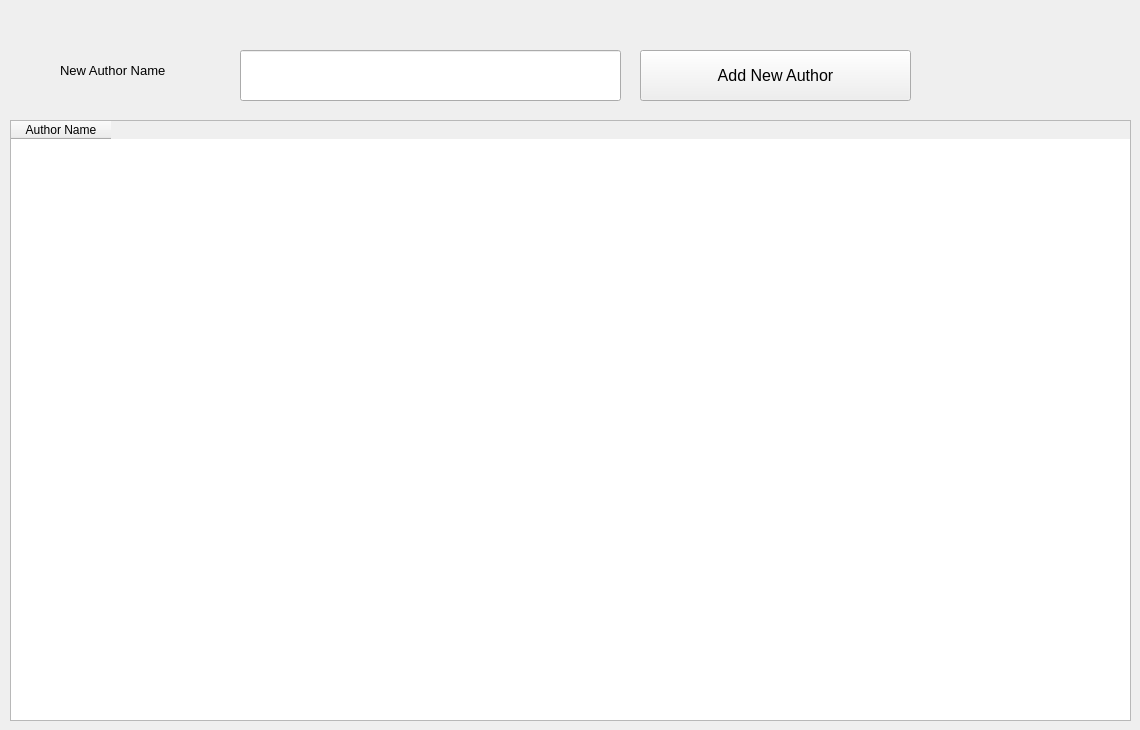
      <widget class="QWidget" name="tab_8">
       <attribute name="title">
        <string>Author</string>
       </attribute>
       <widget class="QLineEdit" name="lineEdit_20">
        <property name="geometry">
         <rect>
          <x>240</x>
          <y>50</y>
          <width>381</width>
          <height>51</height>
         </rect>
        </property>
       </widget>
       <widget class="QPushButton" name="pushButton_15">
        <property name="geometry">
         <rect>
          <x>640</x>
          <y>50</y>
          <width>271</width>
          <height>51</height>
         </rect>
        </property>
        <property name="font">
         <font>
          <family>Segoe UI</family>
          <pointsize>12</pointsize>
         </font>
        </property>
        <property name="text">
         <string>Add New Author</string>
        </property>
       </widget>
       <widget class="QLabel" name="label_27">
        <property name="geometry">
         <rect>
          <x>60</x>
          <y>60</y>
          <width>181</width>
          <height>21</height>
         </rect>
        </property>
        <property name="font">
         <font>
          <family>Segoe UI</family>
          <pointsize>10</pointsize>
         </font>
        </property>
        <property name="text">
         <string>New Author Name</string>
        </property>
       </widget>
       <widget class="QTableWidget" name="tableWidget_3">
        <property name="geometry">
         <rect>
          <x>10</x>
          <y>120</y>
          <width>1121</width>
          <height>601</height>
         </rect>
        </property>
        <property name="font">
         <font>
          <pointsize>9</pointsize>
         </font>
        </property>
        <column>
         <property name="text">
          <string>Author Name</string>
         </property>
        </column>
       </widget>
      </widget>
